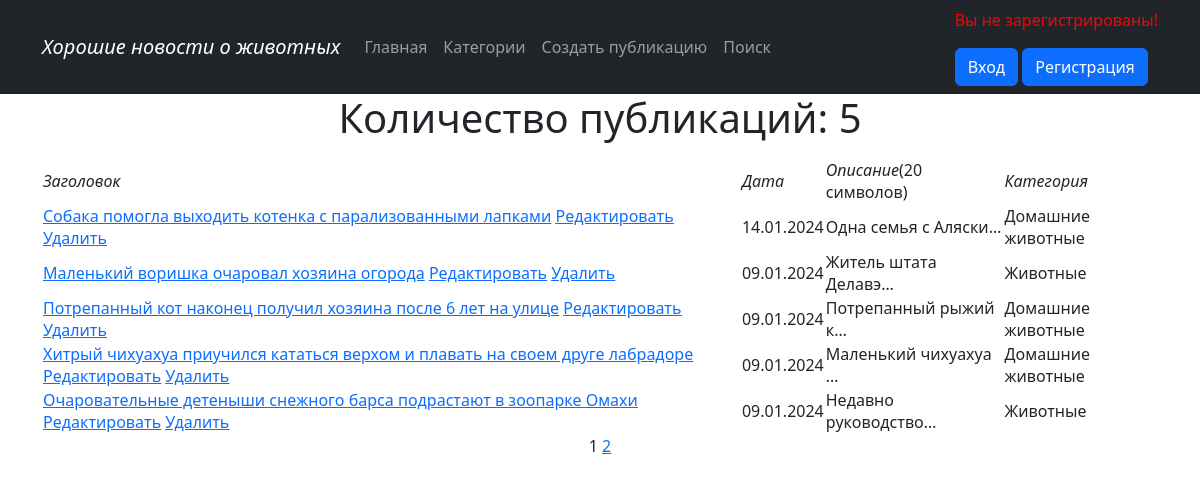
Before: /news/ with the older database file.
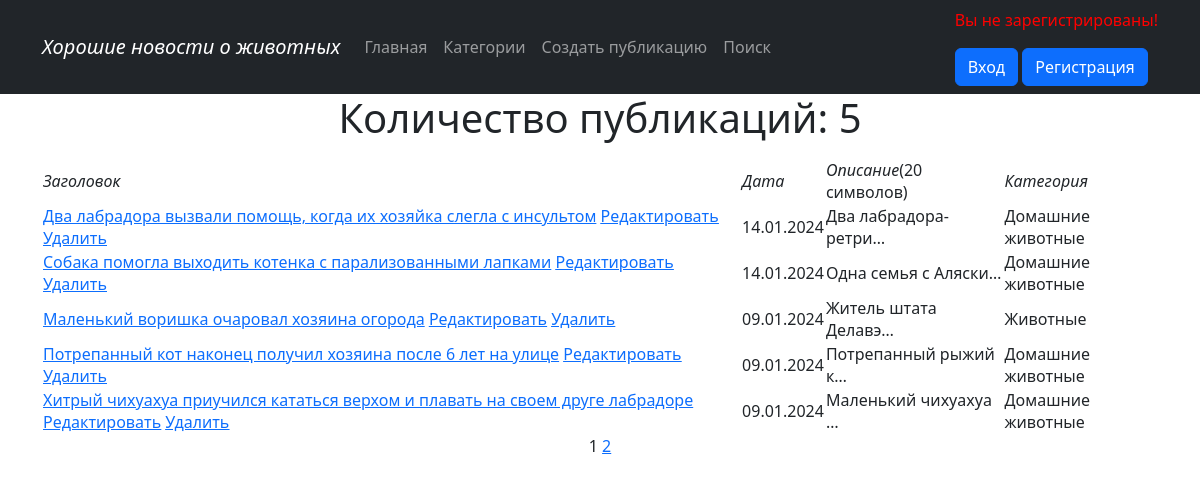
After: the same page with the newer database file.
### news/models.py (models this page shows, shortened)
class Post(models.Model):
    author = models.ForeignKey(Author, on_delete=models.CASCADE)
    content_type = models.CharField(max_length=10, choices=[
        ('статья', 'Статья'), ('новость', 'Новость')])
    created_time = models.DateTimeField(auto_now_add=True)
    categories = models.ManyToManyField(Category, through='PostCategory',
                                        related_name='PostCategory')
    title = models.CharField(max_length=255)
    text = models.TextField()
    rating = models.IntegerField(default=0)

class Category(models.Model):
    name = models.CharField(max_length=255, unique=True)

### news/views.py (the view, shortened to what this page needs)
# urls.py: path('', Posts.as_view(), name='post_list'),
class Posts(ListView):
    model = Post
    ordering = '-created_time'
    template_name = 'news.html'
    context_object_name = 'news'
    paginate_by = 5
    def get_queryset(self):
        queryset = super().get_queryset()
        self.filterset = PostFilter(self.request.GET, queryset)
        return self.filterset.qs
    def get_context_data(self, **kwargs):
        context = super().get_context_data(**kwargs)
        context['filter'] = PostFilter(self.request.GET, queryset=self.get_queryset())
        return context

### news/templatetags/custom_filters.py (called while the page is built)
@register.filter()
def censor(text):
    list_words = text.split()
    censor_words = {'салюты', 'игрушки', }
    censor_text = []
    if isinstance(text, str):
        for word in list_words:
            if word.lower() in censor_words:
                word = f'{word[0]}{"*" * (len(word) - 2)}{word[-1]}'
            censor_text.append(word)
        return ' '.join(censor_text)

### templates/news.html (shortened to what this page needs)
{% extends 'flatpages/default.html' %}
{% load custom_filters %}
{% block content %}
<h1>Количество публикаций: {{ news | length}}</h1>
{% if news %}
<table>
<tr>
    <td><em>Заголовок</em></td>
    <td><em>Дата</em></td>
    <td><em>Описание</em>(20 символов)</td>
    <td><em>Категория</em></td>
</tr>
    {% for item in news %}
    <tr>
        <td>
            <a href="{% url 'post_full' item.id %}">{{ item.title | censor }}</a>
            <a href="{% url 'post_create' item.id %}"><u>Редактировать</u></a>
            <a href="{% url 'post_delete' item.id %}"><u> Удалить </u></a>
        </td>
        <td>{{ item.created_time | date:'d.m.Y' }}</td>
        <td>{{ item.text | truncatechars:20 }}</td>
        <td>
            {% for category in item.categories.all%}
            {{ category.name }}</td>
            {% endfor %}
    </tr>
    {% endfor %}
</table>
{% endif %}
{{ page_obj.number }}
{% if page_obj.has_next %}
    <a href="?page={{ page_obj.next_page_number }}">
        {{ page_obj.next_page_number }}
    </a>
{% endif %}
{% endblock content %}

### templates/flatpages/default.html (shortened to what this page needs)
{% load static %}
<html lang="en">
    <head>
        <link href="{% static 'css/styles.css' %}" rel="stylesheet" />
    </head>
    <body>
  <nav class="navbar navbar-expand-lg navbar-dark bg-dark static-top">
    {% load cache %}
    {% cache 30 common %}
        {% block header %}
    <div class="container">
      <a class="navbar-brand" href="#"><i>Хорошие новости о животных</i></a>
      <div class="collapse navbar-collapse justify-content-between" id="navbarResponsive">
                    <ul class="navbar-nav ml-auto">
                        <li class="nav-item active">
                            <a class="nav-link" href="/news/">Главная</a>
                        </li>
                        <li class="nav-item active">
                            <a class="nav-link" href="/category">Категории</a>
                        </li>
                        {% block create_post %}
                        <li class="nav-item">
                            <a class="nav-link" href="{% url 'newpost' %}">Создать публикацию</a>
                        </li>
                        {% endblock create_post %}
                        {% endblock header %}
                        {% block search %}
                        <li class="nav-item">
                            <a class="nav-link" href="/news/search/">Поиск</a>
                        </li>
                        {% endblock search %}
                        {% endcache %}
                   </ul>
                    {% block user_greeting %}
                    <ul class="navbar-nav mr-auto">
                        <li class="nav-item">
                            {% if request.user.is_authenticated %}
                            <p style="color: green;">Привет, {{ request.user.username }}!</p>
                            <a href="{% url 'account_logout' %}" class="btn btn-secondary">Выход</a>
                            {% if is_not_author %}
                            <a href="{% url 'upgrade' %}" class="btn btn-success"> Хочу стать автором</a>
                            {% else %}
                            <button class="btn btn-success">Вы зарегистрированы!</button>
                            {% endif %}
                            {% else %}
                            <p style="color: red;">Вы не зарегистрированы!</p>
                              <a href="{% url 'account_login' %}" class="btn btn-primary">Вход</a>
                            <a href="{% url 'account_signup' %}" class="btn btn-primary">Регистрация</a>
                            {% endif %}
                        </li>
                   </ul>
                    {% endblock user_greeting %}
   </div>
       </div>
</nav>
        <div class="container">
            <div class="row">
                <div class="col-lg-12 text-center">
                    {% block content %}{% endblock content %}
                </div>
            </div>
        </div>
    </body>
</html>

Changed rows visible on the page:
no longer on this page (row unchanged): Post: title|censor "Очаровательные детеныши снежного барса подрастают в зоопарке Омахи", created_time "09.01.2024", text "Недавно руководство…", Category (name "Животные")
added Post: title|censor "Два лабрадора вызвали помощь, когда их хозяйка слегла с инсультом", created_time "14.01.2024", text "Два лабрадора-ретри…", Category (name "Домашние животные")
